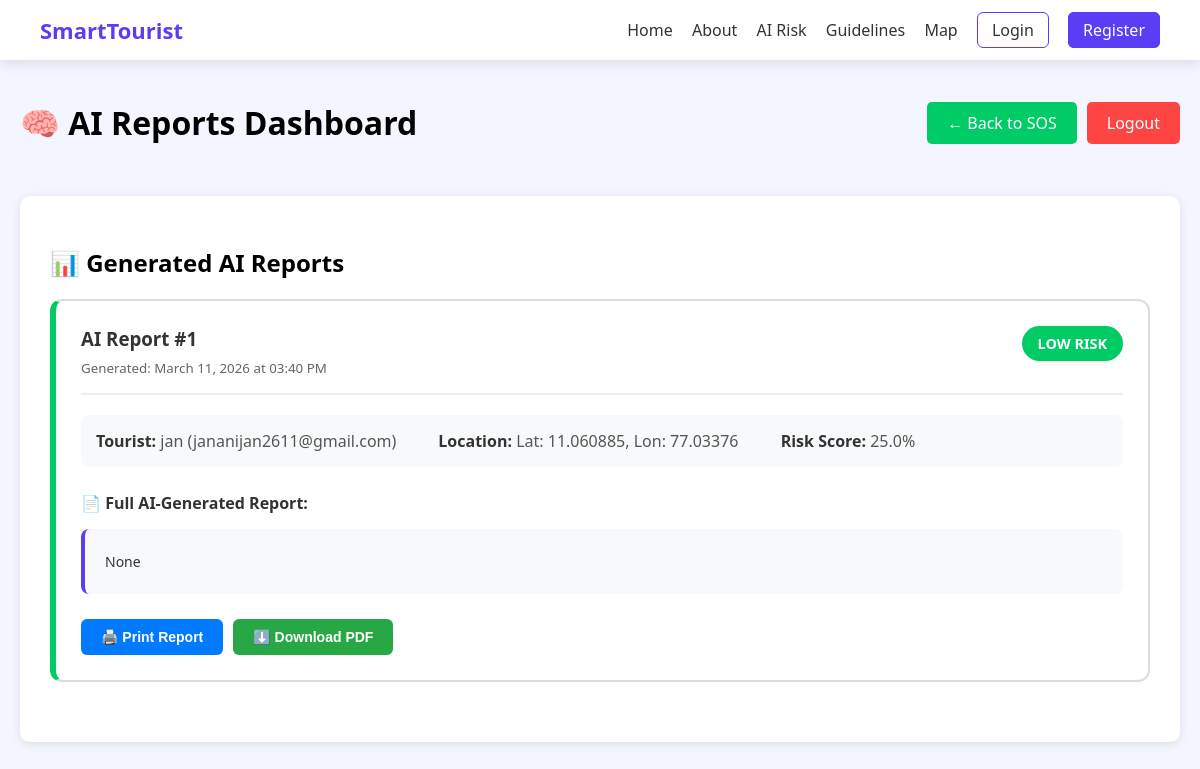
The app's page /admin/ai-reports (signed in) with its own data.
### backend/models.py (models this page shows)
class AIReport(db.Model):
    id = db.Column(db.Integer, primary_key=True)
    user_id = db.Column(db.Integer, db.ForeignKey("user.id"))
    location = db.Column(db.String(200))
    risk_level = db.Column(db.String(50))   # Low / Medium / High
    risk_score = db.Column(db.Float)         # e.g. 0.82
    report_text = db.Column(db.Text)         # ✨ NEW: Full paragraph report
    created_at = db.Column(db.DateTime, default=datetime.utcnow)
    user = db.relationship("User", backref="ai_reports")
    user = db.relationship("User", backref="ai_reports")

class User(db.Model):
    id = db.Column(db.Integer, primary_key=True)
    name = db.Column(db.String(100), nullable=False)
    username = db.Column(db.String(100), nullable=False)
    email = db.Column(db.String(120), unique=True, nullable=False)
    password = db.Column(db.String(200), nullable=False)
    role = db.Column(db.String(20), default="tourist")  # tourist / admin

### backend/app.py (the view)
@app.route("/admin/ai-reports")
def admin_ai_reports():
    if session.get("role") != "admin":
        abort(403)
    reports = AIReport.query.order_by(AIReport.created_at.desc()).all()
    return render_template("admin_ai_reports.html", reports=reports)

### frontend/templates/admin_ai_reports.html (shortened to what this page needs)
{% extends "base.html" %}
{% block content %}
<div class="admin-panel">
    <div class="admin-header">
        <h1>🧠 AI Reports Dashboard</h1>
        <div class="admin-actions">
            <a href="/admin/sos" class="btn-refresh">← Back to SOS</a>
            <a href="/logout" class="btn-logout">Logout</a>
        </div>
    </div>
    <div class="reports-container">
        <h2>📊 Generated AI Reports</h2>
        {% if reports|length == 0 %}
        <div class="no-reports">
            <p>No AI reports generated yet.</p>
            <p>AI reports will appear here when SOS alerts are analyzed.</p>
        </div>
        {% else %}
        {% for r in reports %}
        <div class="report-card-full risk-{{ r.risk_level|lower }}">
            <div class="report-header">
                <div>
                    <h3>AI Report #{{ r.id }}</h3>
                    <small>Generated: {{ r.created_at.strftime('%B %d, %Y at %I:%M %p') }}</small>
                </div>
                <span class="badge-large badge-{{ r.risk_level|lower }}">
                    {{ r.risk_level|upper }} RISK
                </span>
            </div>
            <div class="report-summary">
                <div class="summary-item">
                    <strong>Tourist:</strong> {{ r.user.name }} ({{ r.user.email }})
                </div>
                <div class="summary-item">
                    <strong>Location:</strong> {{ r.location }}
                </div>
                <div class="summary-item">
                    <strong>Risk Score:</strong> {{ "%.1f"|format(r.risk_score * 100) }}%
                </div>
            </div>
            <div class="report-text">
                <h4>📄 Full AI-Generated Report:</h4>
                <pre>{{ r.report_text }}</pre>
            </div>
            <div class="report-actions">
                <button onclick="printReport('{{ r.id }}')" class="btn-print">🖨️ Print Report</button>
                <button onclick="downloadReport('{{ r.id }}')" class="btn-download">⬇️ Download PDF</button>
            </div>
        </div>
        {% endfor %}
        {% endif %}
    </div>
</div>
{% endblock %}

### frontend/static/css/style.css (style rules this page uses)
body { margin: 0; font-family: 'Segoe UI', sans-serif; background: #f4f6ff; }

### frontend/templates/admin_ai_reports.html (style rules this page uses)
.admin-panel { padding: 20px; max-width: 1200px; margin: 0 auto; }
.admin-header { display: flex; justify-content: space-between; align-items: center; margin-bottom: 30px; }
.admin-actions { display: flex; gap: 10px; }
.btn-refresh, .btn-logout { padding: 10px 20px; border-radius: 5px; text-decoration: none; cursor: pointer; border: none; font-size: 1em; }
.btn-refresh { background: #00cc66; color: white; }
.btn-logout { background: #ff4444; color: white; }
.reports-container { background: white; padding: 30px; border-radius: 10px; box-shadow: 0 2px 10px rgba(0,0,0,0.1); }
.report-card-full { background: white; border: 2px solid #ddd; border-radius: 12px; padding: 25px; margin-bottom: 30px; }
.report-card-full.risk-low { border-left: 6px solid #00cc66; }
.report-header { display: flex; justify-content: space-between; align-items: flex-start; margin-bottom: 20px; padding-bottom: 15px; border-bottom: 2px solid #eee; }
.report-header h3 { margin: 0 0 5px 0; color: #333; }
.report-header small { color: #666; }
.badge-large { padding: 8px 16px; border-radius: 20px; font-weight: bold; font-size: 0.9em; }
.badge-low { background: #00cc66; color: white; }
.report-summary { display: grid; grid-template-columns: repeat(auto-fit, minmax(250px, 1fr)); gap: 15px; margin-bottom: 25px; padding: 15px; background: #f8f9fa; border-radius: 8px; }
.summary-item { color: #555; }
.summary-item strong { color: #333; }
.report-text { margin: 25px 0; }
.report-text h4 { color: #333; margin-bottom: 15px; }
.report-text pre { background: #f8f9fa; padding: 20px; border-radius: 8px; border-left: 4px solid #5b3df5; white-space: pre-wrap; font-family: 'Segoe UI', sans-serif; font-size: 14px; line-height: 1.8; color: #333; }
.report-actions { display: flex; gap: 10px; margin-top: 20px; }
.btn-print, .btn-download { padding: 10px 20px; border: none; border-radius: 6px; cursor: pointer; font-size: 14px; font-weight: 600; }
.btn-print { background: #007bff; color: white; }
.btn-download { background: #28a745; color: white; }

### records on screen
AIReport: id "1", created_at "March 11, 2026 at 03:40 PM", risk_level "LOW", user.name "jan", user.email "jananijan2611@gmail.com", location "Lat: 11.060885, Lon: 77.03376", r.risk_score*100 "25.0", report_text "None"
